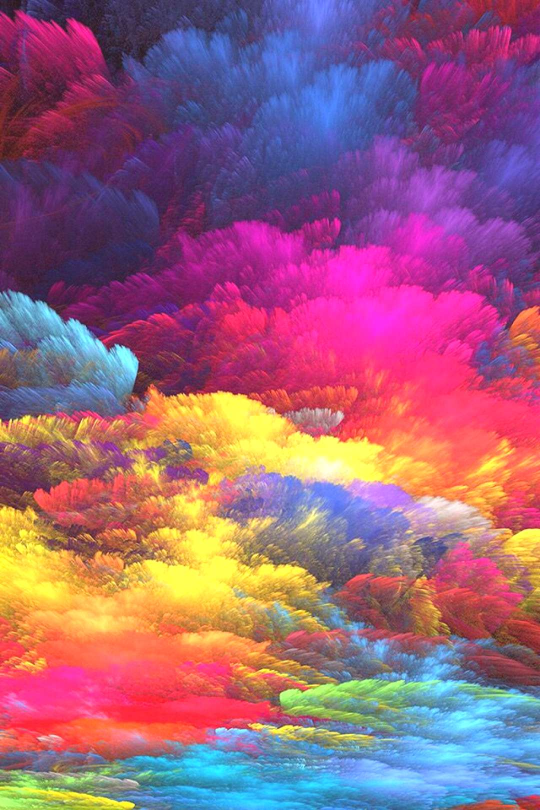
#> input picture CV/Color Detection OpenCV/color_img.jpg, 1080 x 1620 px (shown at 1/2 size)
$ jupyter execute Untitled.ipynb
#> lines starting #> are read from the running program, lines starting #| are printed output that depends on the picture
#> the answer given: Color Detection OpenCV/color_img.jpg
#> the answer given: 3
#> further down, image is the input picture: shape (1620, 1080, 3); mean B, G, R 124.2, 99.6, 155.2
[cell 1]
import cv2
from sklearn.cluster import KMeans
from collections import Counter
import matplotlib.pyplot as plt

def get_image(image_path):
    image = cv2.imread(image_path)
    image = cv2.cvtColor(image, cv2.COLOR_BGR2RGB)
    return image

def convert(color):
    return "#{:02x}{:02x}{:02x}".format(int(color[0]), int(color[1]), int(color[2]))

def get_colours (image,color_num):
#> called with color_num = 3
    img = cv2.resize(image, (600, 400))
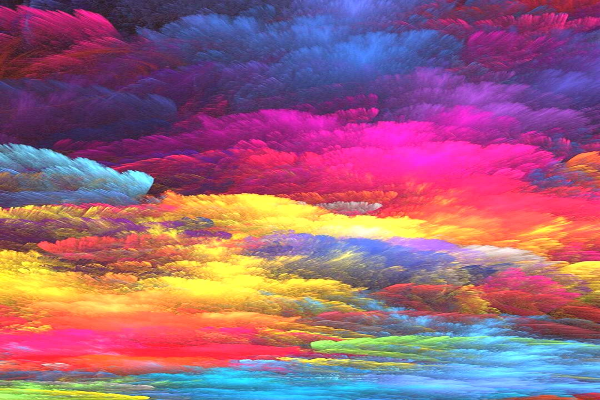
#> img: shape (400, 600, 3); mean R, G, B 155.1, 99.4, 124
    img = img.reshape(img.shape[0] * img.shape[1], 3)
    cluster = KMeans(n_clusters = color_num)
    labels = cluster.fit_predict(img)
    ct = Counter(labels)
#> ct = {1: 131245, 2: 68273, 0: 40482}
    center = cluster.cluster_centers_
    order = [center[i] for i in ct.keys()]
#> order = [[98.95, 87.15, 137.6], [218.3, 68.86, 115.4], [231, 190.8, 94.59]]
    hex_color = [convert(order[i]) for i in ct.keys()]
#> hex_color = ['#da4473', '#e6be5e', '#625789']
    for color in hex_color:
        print(f"[+] {color}")
#> this loop made 3 passes
#> color on passes 1 to 3: '#da4473', '#e6be5e', '#625789'
#| [+] #da4473
#| [+] #e6be5e
#| [+] #625789
    chart = input("\n[?] Do you want to plot a PIE Chart for it? [y/n] ")
#> the answer given: y
    if chart.lower() == "y":
        plt.figure(figsize = (8, 6))
        plt.pie(ct.values(), labels = hex_color, colors = hex_color)
        plt.show()
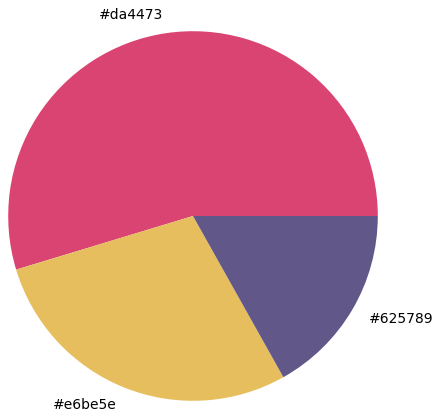
#> figure drawn by matplotlib, 1 panel

print("Welcome to the color detection program!\n")
path = input("[?] Enter the path of the Image: ")
color_num = int(input("[?] Enter the number of colors to be displayed: "))
print()

try:
    image = cv2.imread(path)
    image = cv2.cvtColor(image, cv2.COLOR_BGR2RGB)
    img = get_image(path)
    get_colours(img, color_num)

except:

        print(f"Error! Please enter a valid path or try entering an image which has {color_num} colors.")
        exit()
